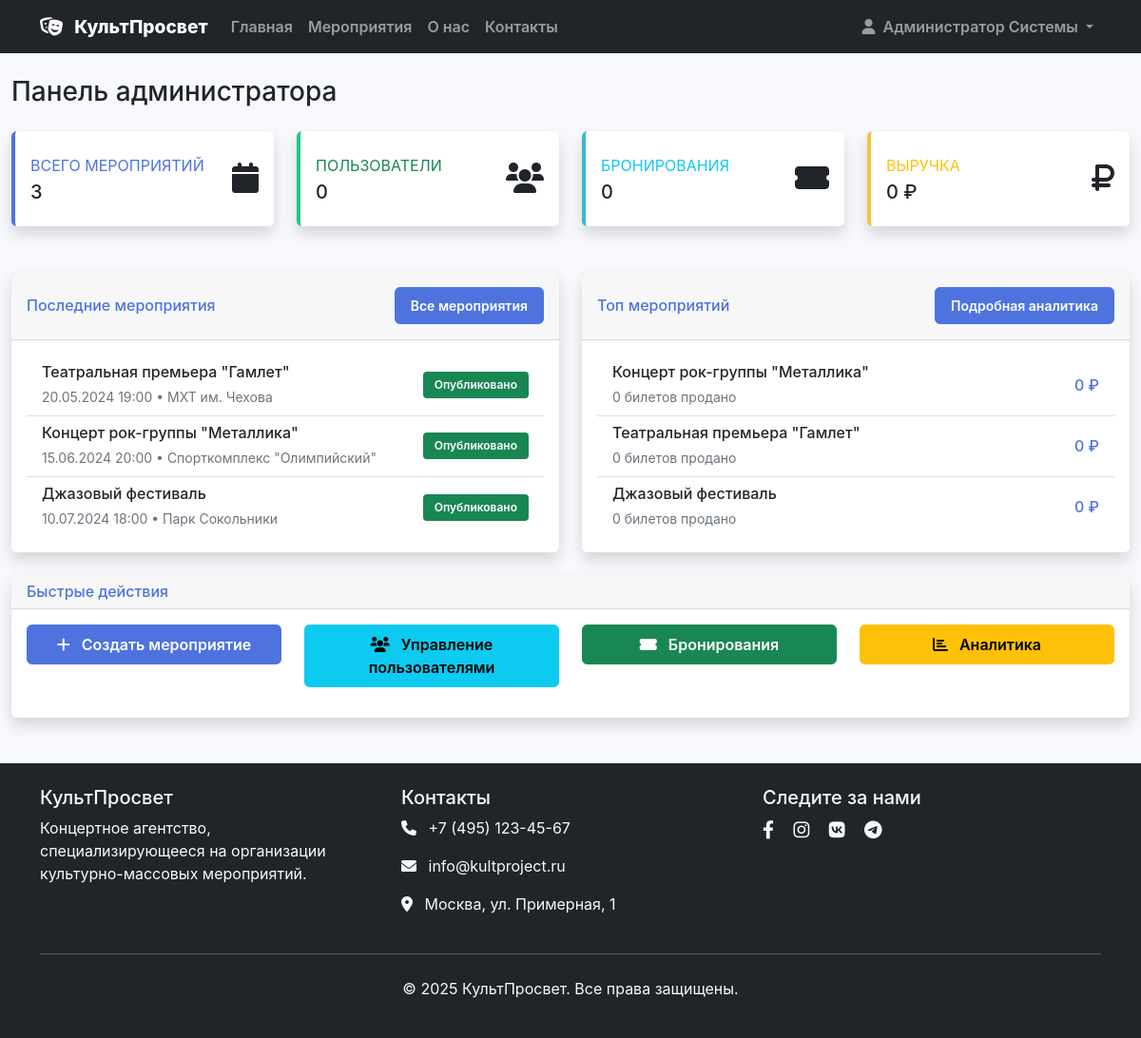
The app's page /modules/admin/dashboard.php (signed in) with its own data.
### tables this page shows
CREATE TABLE events (
    id INT AUTO_INCREMENT PRIMARY KEY,
    title VARCHAR(255) NOT NULL,
    description TEXT,
    event_date DATETIME NOT NULL,
    venue VARCHAR(255) NOT NULL,
    address TEXT,
    organizer_id INT,
    max_capacity INT NOT NULL,
    base_price DECIMAL(10,2) NOT NULL,
    status ENUM('draft', 'published', 'cancelled', 'completed') DEFAULT 'draft',
    image_url VARCHAR(500),
    created_at TIMESTAMP DEFAULT CURRENT_TIMESTAMP,
    updated_at TIMESTAMP DEFAULT CURRENT_TIMESTAMP ON UPDATE CURRENT_TIMESTAMP,
    FOREIGN KEY (organizer_id) REFERENCES users(id) ON DELETE SET NULL
);

### includes/database.php (called while the page is built, shortened)
<?php
class Database {
    private static $instance = null;
    private $pdo;
    private function __construct() {
        try {
            $this->pdo = new PDO(
                "mysql:host=" . DB_HOST . ";dbname=" . DB_NAME . ";charset=" . DB_CHARSET,
                DB_USER,
                DB_PASS,
                [
                    PDO::ATTR_ERRMODE => PDO::ERRMODE_EXCEPTION,
                    PDO::ATTR_DEFAULT_FETCH_MODE => PDO::FETCH_ASSOC,
                    PDO::ATTR_EMULATE_PREPARES => false
                ]
            );
        } catch (PDOException $e) {
            die("Ошибка подключения к базе данных: " . $e->getMessage());
        }
    }
    public static function getInstance() {
        if (self::$instance === null) {
            self::$instance = new self();
        }
        return self::$instance;
    }
    public function query($sql, $params = []) {
        $stmt = $this->pdo->prepare($sql);
        $stmt->execute($params);
        return $stmt;
    }
    public function fetch($sql, $params = []) {
        $stmt = $this->query($sql, $params);
        return $stmt->fetch();
    }
    public function fetchAll($sql, $params = []) {
        $stmt = $this->query($sql, $params);
        return $stmt->fetchAll();
    }
}
?>

### includes/functions.php (called while the page is built, shortened)
<?php
require_once 'includes/database.php';
class EventManager {
    private $db;
    public function __construct() {
        $this->db = Database::getInstance();
    }
    public function getEvents($status = null, $limit = null, $offset = 0) {
        $sql = "SELECT * FROM events";
        $params = [];
        if ($status) {
            $sql .= " WHERE status = ?";
            $params[] = $status;
        }
        $sql .= " ORDER BY event_date ASC";
        if ($limit) {
            $sql .= " LIMIT ? OFFSET ?";
            $params[] = $limit;
            $params[] = $offset;
        }
        return $this->db->fetchAll($sql, $params);
    }
}
class AnalyticsManager {
    private $db;
    public function __construct() {
        $this->db = Database::getInstance();
    }
    public function getTopEvents($limit = 10) {
        return $this->db->fetchAll(
            "SELECT
                e.title,
                COUNT(t.id) as tickets_sold,
                SUM(p.amount) as revenue
             FROM events e
             LEFT JOIN bookings b ON e.id = b.event_id AND b.status = 'confirmed'
             LEFT JOIN ticket_orders t ON b.id = t.booking_id
             LEFT JOIN payments p ON b.id = p.booking_id AND p.payment_status = 'completed'
             GROUP BY e.id, e.title
             ORDER BY revenue DESC
             LIMIT ?",
            [$limit]
        );
    }
}
function formatPrice($price) {
    return number_format($price, 0, ',', ' ') . ' ₽';
}
function formatDate($date, $format = 'd.m.Y H:i') {
    return date($format, strtotime($date));
}
?>

### modules/admin/dashboard.php (the view, shortened to what this page needs)
<?php
require_once '../includes/functions.php';
$db = Database::getInstance();
$eventManager = new EventManager();
$analyticsManager = new AnalyticsManager();
$stats = [
    'total_events' => $db->fetch("SELECT COUNT(*) as count FROM events")['count'],
    'published_events' => $db->fetch("SELECT COUNT(*) as count FROM events WHERE status = 'published'")['count'],
    'total_users' => $db->fetch("SELECT COUNT(*) as count FROM users WHERE role = 'client'")['count'],
    'total_bookings' => $db->fetch("SELECT COUNT(*) as count FROM bookings WHERE status = 'confirmed'")['count'],
    'total_revenue' => $db->fetch("SELECT SUM(amount) as total FROM payments WHERE payment_status = 'completed'")['total'] ?? 0,
];
$recentEvents = $eventManager->getEvents('published', 5);
$topEvents = $analyticsManager->getTopEvents(5);
?>
<div class="container-fluid my-4">
    <div class="row">
        <div class="col-12">
            <h1 class="h3 mb-4">Панель администратора</h1>
        </div>
    </div>
    <div class="row mb-4">
        <div class="col-xl-3 col-md-6 mb-4">
            <div class="card border-left-primary shadow h-100 py-2">
                <div class="card-body">
                    <div class="row no-gutters align-items-center">
                        <div class="col mr-2">
                            <div class="text-xs font-weight-bold text-primary text-uppercase mb-1">
                                Всего мероприятий
                            </div>
                            <div class="h5 mb-0 font-weight-bold text-gray-800">
                                <?php echo $stats['total_events']; ?>
                            </div>
                        </div>
                        <div class="col-auto">
                            <i class="fas fa-calendar fa-2x text-gray-300"></i>
                        </div>
                    </div>
                </div>
            </div>
        </div>
        <div class="col-xl-3 col-md-6 mb-4">
            <div class="card border-left-success shadow h-100 py-2">
                <div class="card-body">
                    <div class="row no-gutters align-items-center">
                        <div class="col mr-2">
                            <div class="text-xs font-weight-bold text-success text-uppercase mb-1">
                                Пользователи
                            </div>
                            <div class="h5 mb-0 font-weight-bold text-gray-800">
                                <?php echo $stats['total_users']; ?>
                            </div>
                        </div>
                        <div class="col-auto">
                            <i class="fas fa-users fa-2x text-gray-300"></i>
                        </div>
                    </div>
                </div>
            </div>
        </div>
        <div class="col-xl-3 col-md-6 mb-4">
            <div class="card border-left-info shadow h-100 py-2">
                <div class="card-body">
                    <div class="row no-gutters align-items-center">
                        <div class="col mr-2">
                            <div class="text-xs font-weight-bold text-info text-uppercase mb-1">
                                Бронирования
                            </div>
                            <div class="h5 mb-0 font-weight-bold text-gray-800">
                                <?php echo $stats['total_bookings']; ?>
                            </div>
                        </div>
                        <div class="col-auto">
                            <i class="fas fa-ticket-alt fa-2x text-gray-300"></i>
                        </div>
                    </div>
                </div>
            </div>
        </div>
        <div class="col-xl-3 col-md-6 mb-4">
            <div class="card border-left-warning shadow h-100 py-2">
                <div class="card-body">
                    <div class="row no-gutters align-items-center">
                        <div class="col mr-2">
                            <div class="text-xs font-weight-bold text-warning text-uppercase mb-1">
                                Выручка
                            </div>
                            <div class="h5 mb-0 font-weight-bold text-gray-800">
                                <?php echo formatPrice($stats['total_revenue']); ?>
                            </div>
                        </div>
                        <div class="col-auto">
                            <i class="fas fa-ruble-sign fa-2x text-gray-300"></i>
                        </div>
                    </div>
                </div>
            </div>
        </div>
    </div>
    <div class="row">
        <div class="col-lg-6 mb-4">
            <div class="card shadow">
                <div class="card-header py-3 d-flex flex-row align-items-center justify-content-between">
                    <h6 class="m-0 font-weight-bold text-primary">Последние мероприятия</h6>
                    <a href="events.php" class="btn btn-sm btn-primary">Все мероприятия</a>
                </div>
                <div class="card-body">
                    <?php if (empty($recentEvents)): ?>
                        <p class="text-muted">Нет мероприятий</p>
                    <?php else: ?>
                        <div class="list-group list-group-flush">
                            <?php foreach ($recentEvents as $event): ?>
                                <div class="list-group-item d-flex justify-content-between align-items-center">
                                    <div>
                                        <h6 class="mb-1"><?php echo htmlspecialchars($event['title']); ?></h6>
                                        <small class="text-muted">
                                            <?php echo formatDate($event['event_date'], 'd.m.Y H:i'); ?> •
                                            <?php echo htmlspecialchars($event['venue']); ?>
                                        </small>
                                    </div>
                                    <span class="badge bg-<?php echo $event['status'] === 'published' ? 'success' : 'warning'; ?>">
                                        <?php echo $event['status'] === 'published' ? 'Опубликовано' : 'Черновик'; ?>
                                    </span>
                                </div>
                            <?php endforeach; ?>
                        </div>
                    <?php endif; ?>
                </div>
            </div>
        </div>
        <div class="col-lg-6 mb-4">
            <div class="card shadow">
                <div class="card-header py-3 d-flex flex-row align-items-center justify-content-between">
                    <h6 class="m-0 font-weight-bold text-primary">Топ мероприятий</h6>
                    <a href="analytics.php" class="btn btn-sm btn-primary">Подробная аналитика</a>
                </div>
                <div class="card-body">
                    <?php if (empty($topEvents)): ?>
                        <p class="text-muted">Нет данных</p>
                    <?php else: ?>
                        <div class="list-group list-group-flush">
                            <?php foreach ($topEvents as $event): ?>
                                <div class="list-group-item d-flex justify-content-between align-items-center">
                                    <div>
                                        <h6 class="mb-1"><?php echo htmlspecialchars($event['title']); ?></h6>
                                        <small class="text-muted">
                                            <?php echo $event['tickets_sold']; ?> билетов продано
                                        </small>
                                    </div>
                                    <div class="text-end">
                                        <div class="h6 text-primary mb-0"><?php echo formatPrice($event['revenue']); ?></div>
                                    </div>
                                </div>
                            <?php endforeach; ?>
                        </div>
                    <?php endif; ?>
                </div>
            </div>
        </div>
    </div>
    <div class="row">
        <div class="col-12">
            <div class="card shadow">
                <div class="card-header">
                    <h6 class="m-0 font-weight-bold text-primary">Быстрые действия</h6>
                </div>
                <div class="card-body">
                    <div class="row">
                        <div class="col-md-3 mb-3">
                            <a href="events.php?action=create" class="btn btn-primary w-100">
                                <i class="fas fa-plus me-2"></i>
                                Создать мероприятие
                            </a>
                        </div>
                        <div class="col-md-3 mb-3">
                            <a href="users.php" class="btn btn-info w-100">
                                <i class="fas fa-users me-2"></i>
                                Управление пользователями
                            </a>
                        </div>
                        <div class="col-md-3 mb-3">
                            <a href="bookings.php" class="btn btn-success w-100">
                                <i class="fas fa-ticket-alt me-2"></i>
                                Бронирования
                            </a>
                        </div>
                        <div class="col-md-3 mb-3">
                            <a href="analytics.php" class="btn btn-warning w-100">
                                <i class="fas fa-chart-bar me-2"></i>
                                Аналитика
                            </a>
                        </div>
                    </div>
                </div>
            </div>
        </div>
    </div>
</div>
<?php
include '../header.php';
?>

### assets/css/style.css (style rules this page uses)
:root { --primary-color: #4e73df; --secondary-color: #858796; --success-color: #1cc88a; --info-color: #36b9cc; --warning-color: #f6c23e; --danger-color: #e74a3b; --light-color: #f8f9fc; --dark-color: #5a5c69; }
body { font-family: 'Nunito', -apple-system, BlinkMacSystemFont, 'Segoe UI', 'Roboto', 'Helvetica Neue', Arial, sans-serif; background-color: #f8f9fc; }
.card { border: none; border-radius: 0.35rem; box-shadow: 0 0.15rem 1.75rem 0 rgba(58, 59, 69, 0.15); transition: all 0.3s ease-in-out; }
.btn { border-radius: 0.35rem; font-weight: 600; padding: 0.5rem 1rem; transition: all 0.3s ease-in-out; }
.btn-primary { background-color: var(--primary-color); border-color: var(--primary-color); }
.badge { font-weight: 600; padding: 0.5rem 0.75rem; border-radius: 0.25rem; }
.text-primary { color: var(--primary-color) !important; }

### modules/admin/dashboard.php (style rules this page uses)
.border-left-primary { border-left: 0.25rem solid #4e73df !important; }
.border-left-success { border-left: 0.25rem solid #1cc88a !important; }
.border-left-info { border-left: 0.25rem solid #36b9cc !important; }
.border-left-warning { border-left: 0.25rem solid #f6c23e !important; }

### records on screen
events: title "Театральная премьера \"Гамлет\"", event_date "20.05.2024 19:00", venue "МХТ им. Чехова", status "Опубликовано"
events: title "Концерт рок-группы \"Металлика\"", event_date "15.06.2024 20:00", venue "Спорткомплекс \"Олимпийский\"", status "Опубликовано"
events: title "Джазовый фестиваль", event_date "10.07.2024 18:00", venue "Парк Сокольники", status "Опубликовано"

### other values on screen
SITE_NAME "КультПросвет"
$_SESSION['user_name'] "Администратор Системы"
$stats['total_events'] "3"
$stats['total_users'] "0"
$stats['total_bookings'] "0"
formatPrice($stats['total_revenue']) "0 ₽"
$event['title'] "Концерт рок-группы \"Металлика\""
$event['tickets_sold'] "0"
formatPrice($event['revenue']) "0 ₽"
$event['title'] "Театральная премьера \"Гамлет\""
$event['title'] "Джазовый фестиваль"
